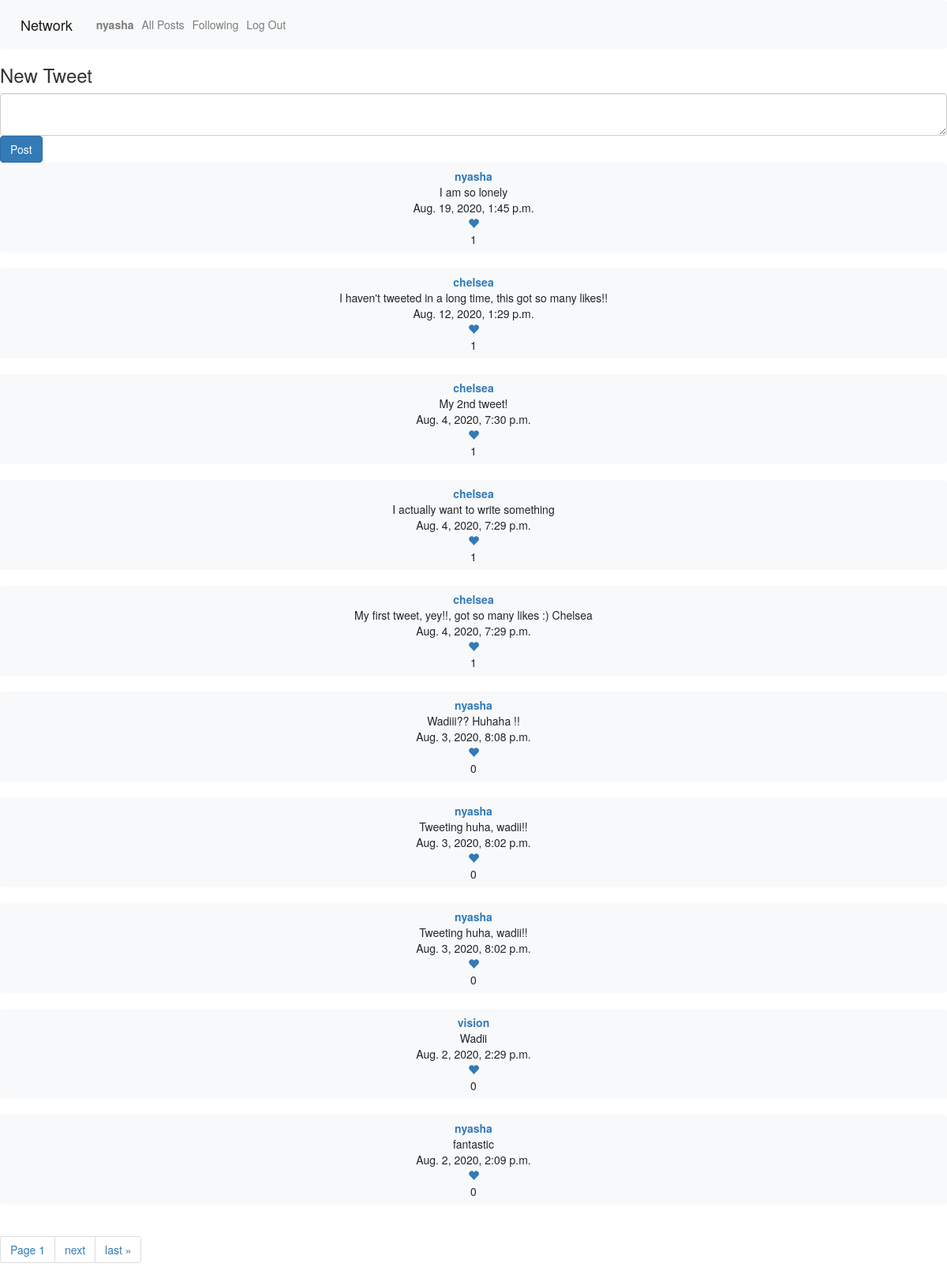
The page / (signed in) on the database as committed earlier.
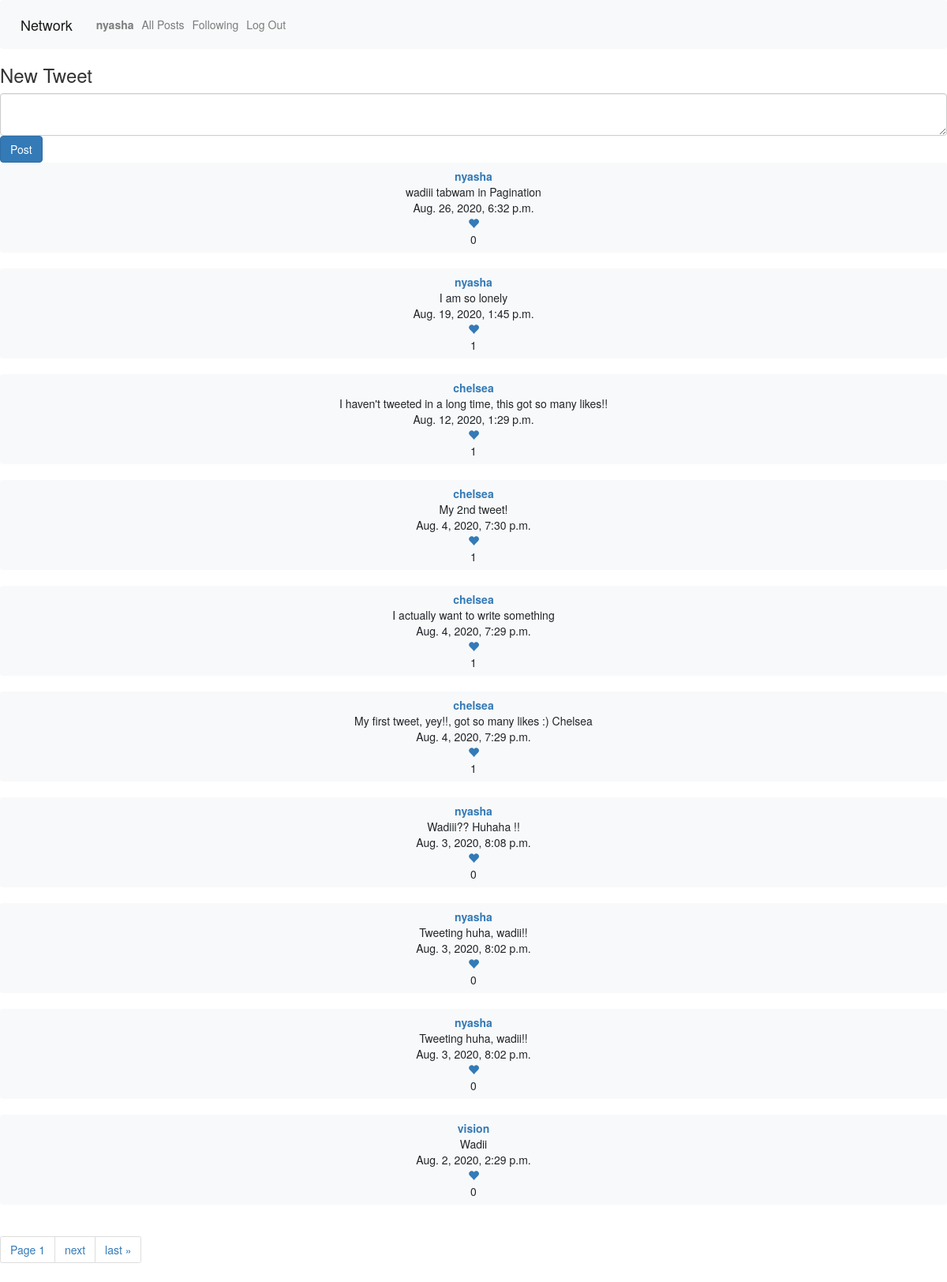
The same page on the database as committed later.
### network/models.py (models this page shows, shortened)
class Tweet(models.Model):
    user = models.ForeignKey(User, related_name="tweets", on_delete=models.CASCADE)
    body = models.TextField(blank=True)
    timestamp = models.DateTimeField(auto_now_add=True)

class User(AbstractUser):
    def serialize(self):
        return{
            "id": self.id,
            "username":self.username,
            "tweets": [{"id":tweets.id,"body": tweets.body, "time": tweets.timestamp} for tweets in self.tweets.order_by("-timestamp").all()],
            "following":[user.following_user_id.id for user in self.following.all()],
            "followers":[user.user_id.id for user in self.followers.all()]
        }

### network/views.py (the view, shortened to what this page needs)
# urls.py: path("", views.index, name="index"),
def index(request):
    if request.user.is_authenticated:
        tweets = Tweet.objects.all()
        tweets = tweets.order_by("-timestamp").all()
        paginator = Paginator(tweets, 10)
        page_number = request.GET.get('page')
        tweets_obj = paginator.get_page(page_number)
        return render(request, 'network/logged.html', {'tweets_obj': tweets_obj})

### network/templates/network/logged.html (shortened to what this page needs)
{% extends "network/layout.html" %}
{% load static %}
{% block body %}
<div id="compose-view">
    <h3>New Tweet</h3>
    <form id="compose-form">
        <textarea class="form-control" id="compose-body" placeholder=""></textarea>
        <input type="submit" class="btn btn-primary" value="Post"/>
    </form>
</div>
<div id="all_tweets_view">
<div id="all_tweets_list">
{% for tweet in tweets_obj %}
<button class="tweet btn btn-light bd btn-block"><a href="{% url 'user_profile' tweet.user.id %}"><b>{{tweet.user.username}}</b></a><br>{{tweet.body}}<br>{{tweet.timestamp}}<br><form class="like_form"><a href="#" type="submit" class="like" data-id={{tweet.id}}><span class="glyphicon glyphicon-heart"></span></a><div class="like_count">{{tweet.likes.count}}</div></form></button><br>
{% endfor %}
</div>
<div class="pagination_view">
    <span class="step-links">
        <ul class="pagination">
        <li class="page-item"><a class="page-link"><span class="current">Page {{ tweets_obj.number }}</span></a></li>
        {% if tweets_obj.has_next %}
            <li class="page-item"><a class="page-link" href="?page={{ tweets_obj.next_page_number }}">next</a></li>
            <li class="page-item"><a class="page-link" href="?page={{ tweets_obj.paginator.num_pages }}">last &raquo;</a></li>
        {% endif %}
        </ul>
    </span>
</div>
</div>
{% endblock %}

Rows that differ between the two databases and show on the page:
no longer on this page (row unchanged): Tweet: user.username "nyasha", body "fantastic", timestamp "Aug. 2, 2020, 2:09 p.m.", likes.count "0"
added Tweet: user.username "nyasha", body "wadiii tabwam in Pagination", timestamp "Aug. 26, 2020, 6:32 p.m.", likes.count "0"
